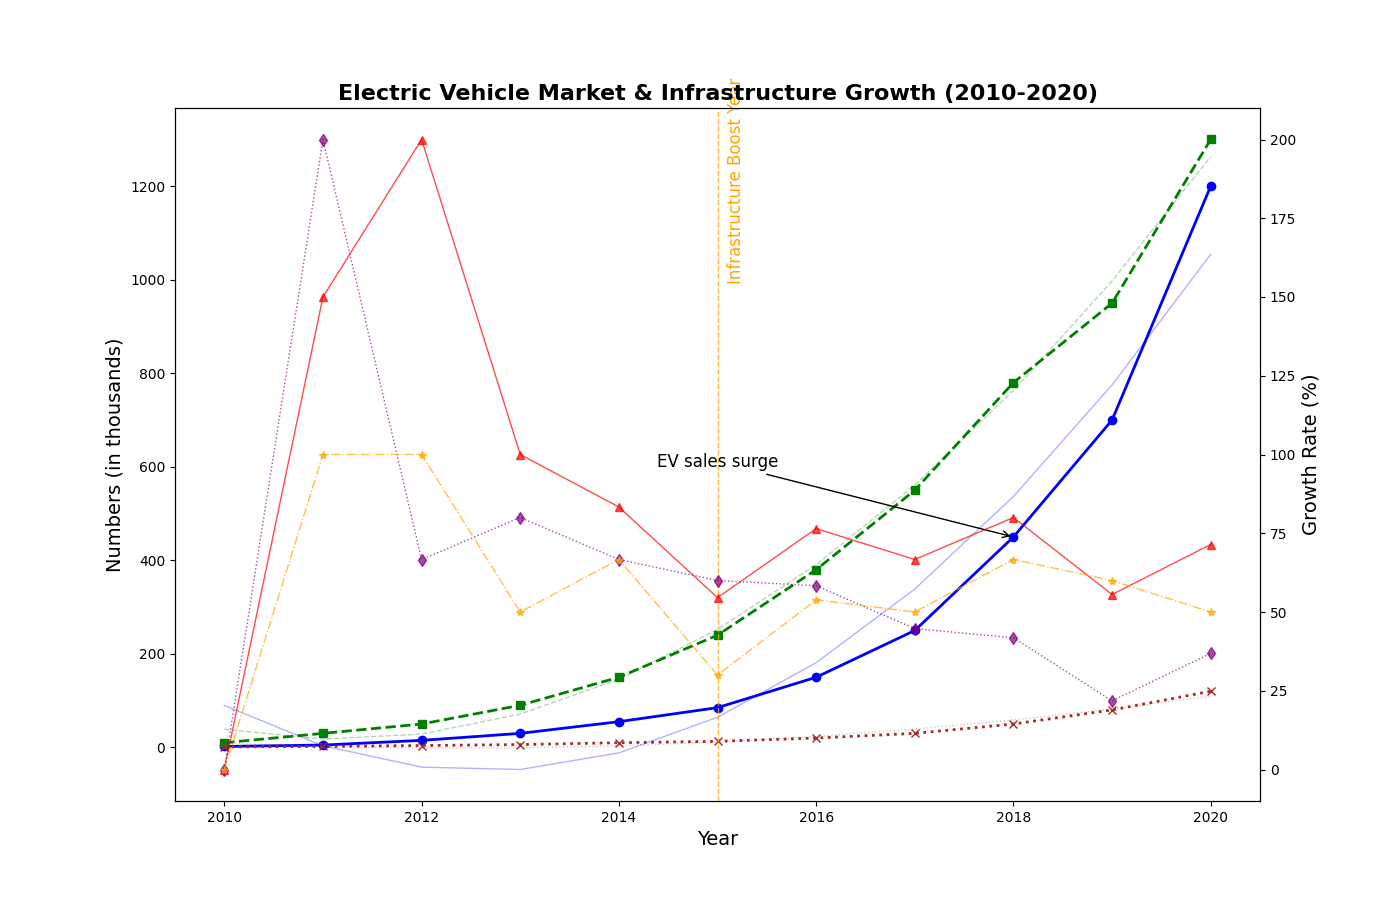

Source code (Python):
import matplotlib.pyplot as plt
import numpy as np

# Data
years = np.arange(2010, 2021)
num_evs_sold = [2, 5, 15, 30, 55, 85, 150, 250, 450, 700, 1200]
charging_stations = [10, 30, 50, 90, 150, 240, 380, 550, 780, 950, 1300]
ev_models = [1, 2, 4, 6, 10, 13, 20, 30, 50, 80, 120]

def growth_rate(data):
    rates = [0]
    for i in range(1, len(data)):
        rates.append((data[i] - data[i-1]) / data[i-1] * 100)
    return rates

# Growth rates
ev_growth_rate = growth_rate(num_evs_sold)
charging_station_rate = growth_rate(charging_stations)
model_growth_rate = growth_rate(ev_models)

# Initialize the plot
fig, ax1 = plt.subplots(figsize=(14, 9))

# Plot on primary y-axis
ax1.plot(years, num_evs_sold, color='blue', linestyle='-', linewidth=2, marker='o')
ax1.plot(years, charging_stations, color='green', linestyle='--', linewidth=2, marker='s')
ax1.plot(years, ev_models, color='brown', linestyle=':', linewidth=2, marker='x')

# Add secondary y-axis for growth rates
ax2 = ax1.twinx()
ax2.plot(years, ev_growth_rate, color='red', linestyle='-', linewidth=1, marker='^', alpha=0.7)
ax2.plot(years, charging_station_rate, color='purple', linestyle=':', linewidth=1, marker='d', alpha=0.7)
ax2.plot(years, model_growth_rate, color='orange', linestyle='-.', linewidth=1, marker='*', alpha=0.7)

# Titles and labels
ax1.set_title('Electric Vehicle Market & Infrastructure Growth (2010-2020)', fontsize=16, weight='bold')
ax1.set_xlabel("Year", fontsize=14)
ax1.set_ylabel("Numbers (in thousands)", fontsize=14)
ax2.set_ylabel("Growth Rate (%)", fontsize=14)

# Trend lines
z_evs = np.polyfit(years, num_evs_sold, 2)
p_evs = np.poly1d(z_evs)
ax1.plot(years, p_evs(years), color='blue', linestyle='-', alpha=0.3, linewidth=1)

z_stations = np.polyfit(years, charging_stations, 2)
p_stations = np.poly1d(z_stations)
ax1.plot(years, p_stations(years), color='green', linestyle='--', alpha=0.3, linewidth=1)

z_models = np.polyfit(years, ev_models, 2)
p_models = np.poly1d(z_models)
ax1.plot(years, p_models(years), color='brown', linestyle=':', alpha=0.3, linewidth=1)

# Annotations and highlights
ax1.annotate('EV sales surge', xy=(2018, 450), xytext=(2015, 600),
             arrowprops=dict(facecolor='black', arrowstyle='->'),
             fontsize=12, ha='center')

highlight_year = 2015
ax1.axvline(x=highlight_year, color='orange', linestyle='--', linewidth=1, alpha=0.8)
ax1.text(highlight_year + 0.1, 1000, 'Infrastructure Boost Year', color='orange', fontsize=12, rotation=90)

# Display the plot
plt.show()
